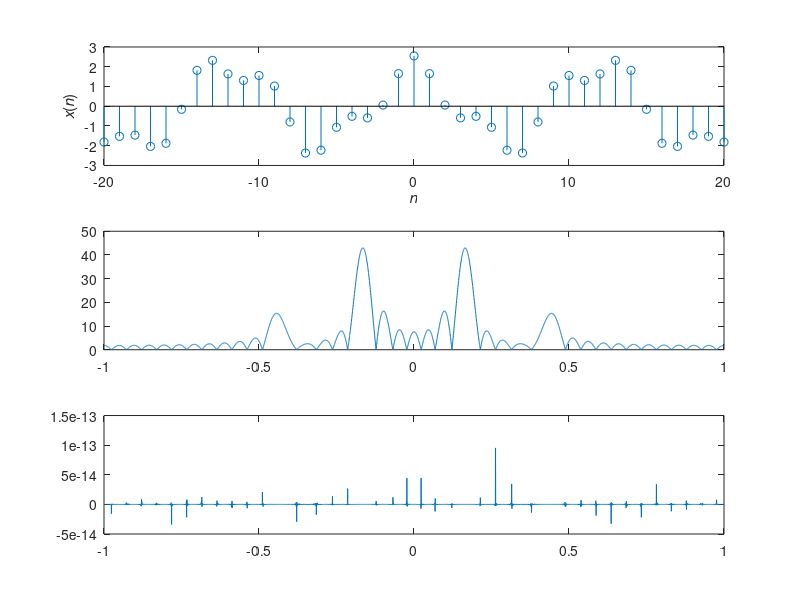

The MATLAB script that drew this image:
clc
clear all
close all

a=0.9;
%3Mo=12;
%No=48;
n=-20:1:20;
omega_x=-1*pi:0.0005*pi:1*pi;

for ii=1:length(n)
    x_n(ii)=2*cos((25/150)*pi*n(ii))-...
        0.25*cos((15/150)*pi*n(ii))...
        +0.8*cos((56/128)*pi*n(ii));
end
subplot(3,1,1),stem(n, x_n)



xlabel('\it{n}')
ylabel('{\itx}({\itn})')

for jj=1:length(omega_x)
    for ii=1:length(n)
        expo_x(jj,ii)=exp(-1j*omega_x(jj)...
            *n(ii));
    end
    F_omega(1,jj)=sum(x_n.*expo_x(jj,:));
end

angle_F_omega=atan(imag(F_omega)./real(F_omega));

for ii=1:length(omega_x)
    if(omega_x(ii)<=-(25/150)*pi)
        index1=ii;
    elseif(omega_x(ii)<=-(15/150)*pi)
        index2=ii;
    elseif(omega_x(ii)<=-(56/128)*pi)
        index3=ii;
    elseif(omega_x(ii)<=(25/150)*pi)
        index4=ii;
    elseif(omega_x(ii)<=(15/150)*pi)
        index5=ii;
    elseif(omega_x(ii)<=(56/128)*pi)
        index6=ii;
    end
end


subplot(3,1,2),plot(omega_x/pi, abs(F_omega))


subplot(3,1,3),plot(omega_x/pi, angle_F_omega)